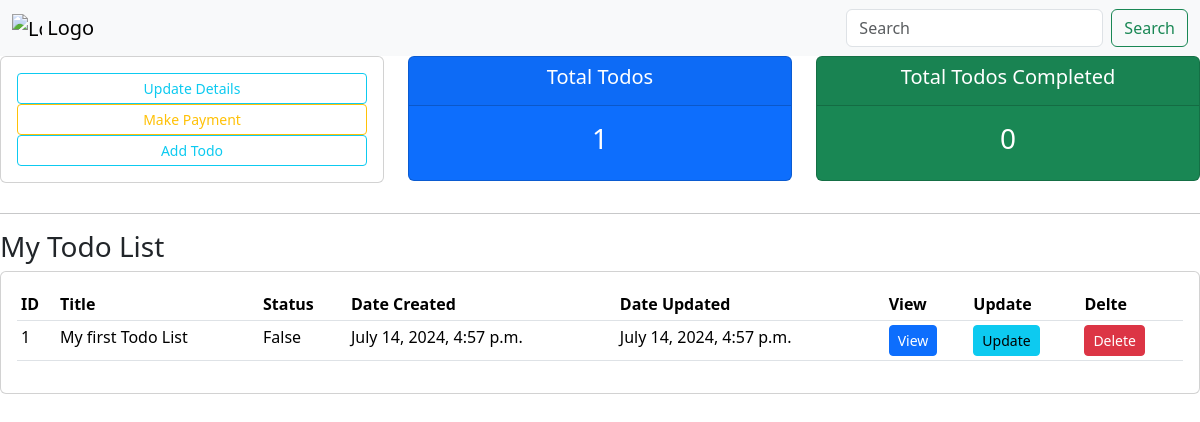
/todo/, run on an earlier commit of the app's database.
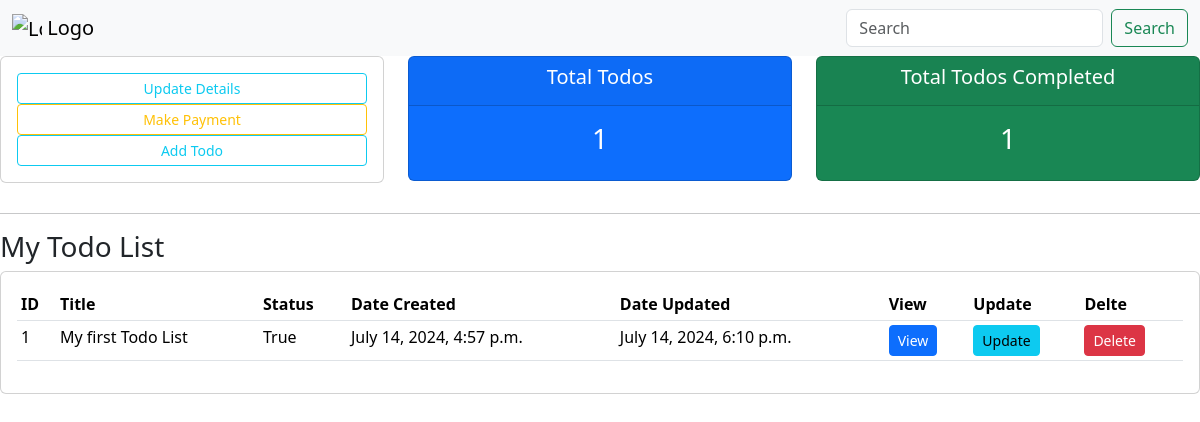
And on a later commit of the database.
### todo/models.py (models this page shows, shortened)
class Todo(models.Model):
    title = models.CharField(max_length=100)
    description = models.TextField(null=True, blank=True)
    completed = models.BooleanField(default=False)
    created_at = models.DateTimeField(auto_now_add=True)
    updated_at = models.DateTimeField(auto_now=True)

### todo/views.py (the view)
# urls.py: path('', views.TodoList, name='todo_list'),
def TodoList(request):
    todos = Todo.objects.all()
    total = todos.count()
    completed = Todo.objects.filter(completed=True).count()
    context = {
        'todos': todos,
        'total': total,
        'completed': completed,
    }
    return render(request, 'todo_list.html', context)

### todo/templates/todo_list.html (shortened to what this page needs)
{%  extends 'main.html' %}
{% load static %}
{% block content %}
{%  include 'user_status.html' %}
<hr>
<div class="row">
    <div class="col-md-12">
        <strong><h3>My Todo List</h3></strong>
        <div class="card card-body">
            <table class="table table-sm">
                <tr>
                    <th> ID </th>
                    <th>Title</th>
                    <th>Status</th>
                    <th>Date Created</th>
                    <th>Date Updated</th>
                    <th>View</th>
                    <th>Update</th>
                    <th>Delte</th>
                </tr>
                {% for todo in todos %}
                    <tr>
                        <td> {{ todo.id}} </td>
                        <td>{{ todo.title }}</td>
                        <td>{{ todo.completed }}</td>
                        <td>{{ todo.created_at }}</td>
                        <td>{{ todo.updated_at }}</td>
                        <td><a class= "btn btn-sm btn-primary" href="{% url 'todo_detail' todo.id %}"> View </a></td>
                        <td><a class= "btn btn-sm btn-info" href="{% url 'todo_update' todo.id%}"> Update </a></td>
                        <td><a class= "btn btn-sm btn-danger" href="#"> Delete </a></td>
                    </tr>
				{% endfor %}
            </table>
        </div>
    </div>
</div>
{% endblock %}

What changed in the data, as far as the page shows it:
changed Todo "My first Todo List": completed "False" → "True"; updated_at "July 14, 2024, 4:57 p.m." → "July 14, 2024, 6:10 p.m."
Also different on the page:
{{ completed }}: "0" → "1"
